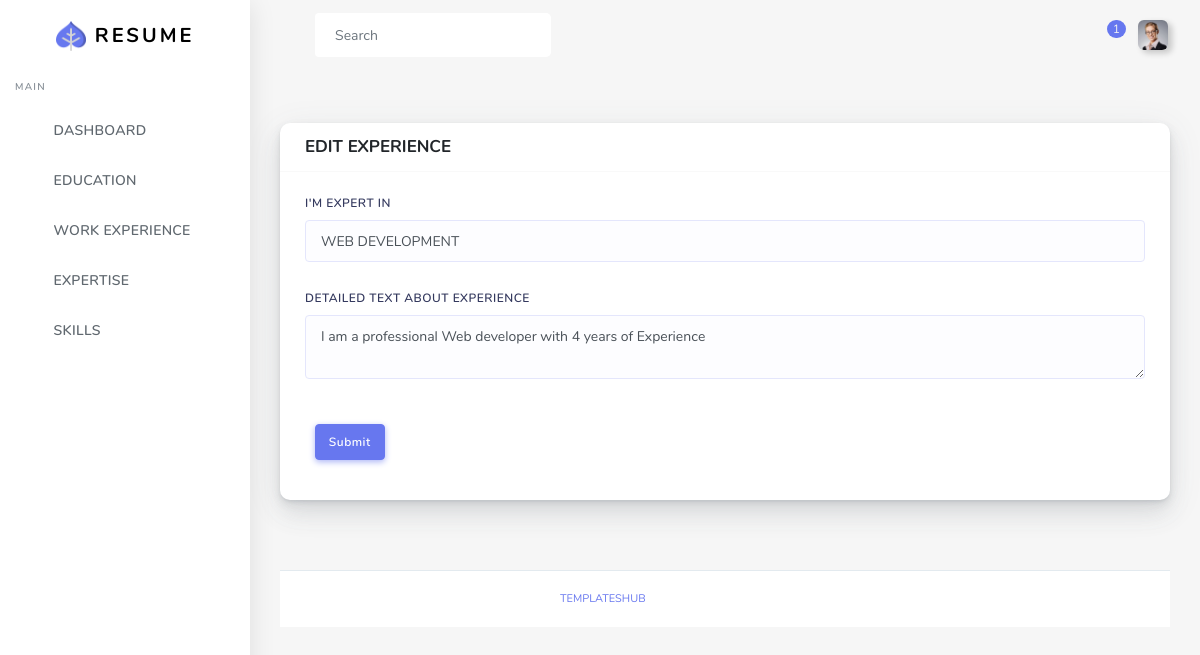
Screenshot of /edit-experience/edit_id=1 (signed in) with the database file from the repository.
### models.py (models this page shows)
class Expertise(db.Model):
    __tablename__ = "expertise"
    id = db.Column(db.Integer, primary_key=True)
    uid = db.Column(db.Integer, nullable=True)
    exp_name = db.Column(db.String(300), nullable=True)
    exp_info = db.Column(db.String(300), nullable=True)

### main.py (the view)
@app.route("/edit-experience/edit_id=<id>", methods=['POST', 'GET'])
def edit_expertise(id):
    if session.get('username'):
        req = db.session.query(Expertise, Users).filter(Expertise.id == id).filter(Users.id == session.get('id')).first()
        edit = db.session.query(Expertise, Users).filter(Expertise.id == id).filter(
            Users.id == session.get('id')).first()
        if edit:
            if request.method == 'POST':
                name = request.form.get('name')
                abt = request.form.get('about')
                edit.Expertise.exp_name = name
                edit.Expertise.exp_info = abt
                db.session.commit()
                flash('UPDATED SUCCESSFULLY')
                return render_template("user/edit_expertise.html", req=req)
            else:
               return render_template("user/edit_expertise.html", req=req)
        else:
            return render_template("404.html")
    else:
        return redirect(url_for('login'))

### templates/user/edit_expertise.html (shortened to what this page needs)
 {% extends "user/base.html" %}
 {% block body %}
      <div class="main-content">
        <section class="section">
          <div class="section-body">
              <div class="col-20 col-md-20 col-lg-20">
                <div class="card">
                  <form method="post">
                    <div class="card-header">
                      <h4>EDIT EXPERIENCE</h4>
                    </div>
                    <div class="card-body">
                       <div class="row">
                      <div class="form-group col-md-12 col-12">
                        <label>I'M EXPERT IN</label>
                        <input type="text" name="name" id="name" value="{{req.Expertise.exp_name}}" class="form-control" required="">
                      </div>
                      <div class="form-group col-md-12 col-12">
                        <label>DETAILED TEXT ABOUT EXPERIENCE</label>
                        <textarea class="form-control" name="about" id="about">{{req.Expertise.exp_info}}</textarea>
                      </div>
                    <div class="card-footer text-right">
                      <button class="btn btn-primary">Submit</button>
                    </div>
                  </form>
                </div>
          </div>
        </section>
         {% endblock%}

### rows the page displays
Expertise: name "WEB DEVELOPMENT", about "I am a professional Web developer with 4 years of Experience"
